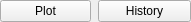
<?xml version="1.0" encoding="UTF-8"?>
<ui version="4.0">
 <class>PrxmptActivityButtonsForm</class>
 <widget class="QWidget" name="ActivityButtonsRoot">
  <property name="geometry"><rect><x>0</x><y>0</y><width>191</width><height>22</height></rect></property>
  <property name="minimumSize"><size><width>191</width><height>22</height></size></property>
  <property name="maximumSize"><size><width>191</width><height>22</height></size></property>
  <widget class="QPushButton" name="PlotToggleButton">
   <property name="geometry"><rect><x>0</x><y>0</y><width>91</width><height>22</height></rect></property>
   <property name="text"><string>Plot</string></property>
  </widget>
  <widget class="QPushButton" name="HistoryToggleButton">
   <property name="geometry"><rect><x>98</x><y>0</y><width>93</width><height>22</height></rect></property>
   <property name="text"><string>History</string></property>
  </widget>
 </widget>
 <resources/>
 <connections/>
</ui>
